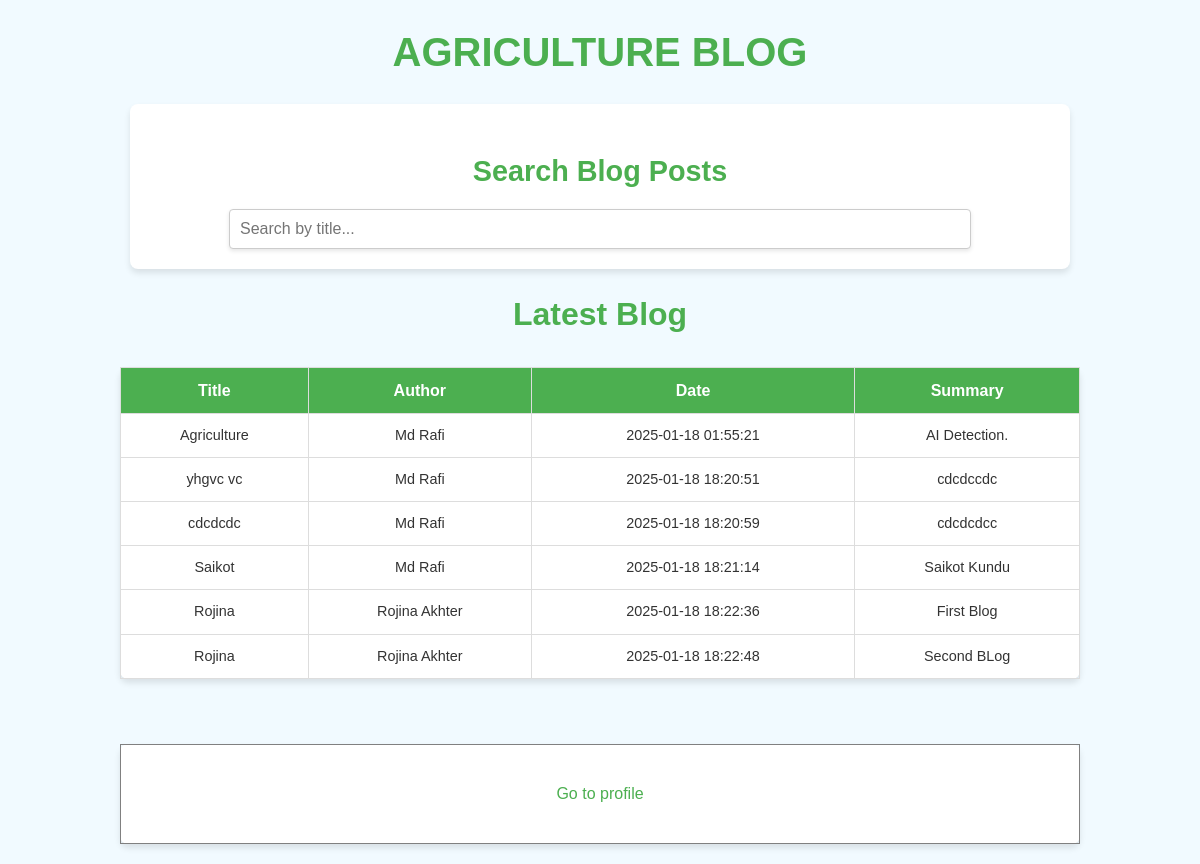
The app's page /view/viewBlog.php?id=1 (signed in) with its own data.
### tables this page shows
CREATE TABLE `blogs` (
  `id` int(11) NOT NULL,
  `author_id` int(11) NOT NULL,
  `title` varchar(255) NOT NULL,
  `content` text NOT NULL,
  `summary` varchar(500) DEFAULT NULL,
  `created_at` datetime DEFAULT current_timestamp(),
  `updated_at` datetime DEFAULT NULL ON UPDATE current_timestamp()
);

CREATE TABLE `user` (
  `id` int(11) NOT NULL,
  `username` varchar(255) NOT NULL,
  `email` varchar(255) NOT NULL,
  `phone` varchar(15) NOT NULL,
  `gender` enum('MALE','FEMALE','OTHERS') NOT NULL,
  `dob` date NOT NULL,
  `image` text DEFAULT NULL,
  `password` varchar(255) NOT NULL,
  `utype` enum('Admin','Advisor','Farmer') NOT NULL,
  `created_at` timestamp NOT NULL DEFAULT current_timestamp(),
  `updated_at` timestamp NOT NULL DEFAULT current_timestamp() ON UPDATE current_timestamp()
);

### model/userModel.php (called while the page is built, shortened)
<?php
    function getConnection(){
        $con = mysqli_connect('127.0.0.1', 'root', '', 'agripro');
        return $con;
    }
    function getAllBlog() {
        $con = getConnection();
        $sql = "
            SELECT
                b.id,
                b.title,
                b.content,
                b.summary,
                b.created_at,
                b.updated_at,
                u.username AS author_name
            FROM blogs b
            JOIN user u ON b.author_id = u.id
        ";
        $result = mysqli_query($con, $sql);
        $blogs = [];
        while ($row = mysqli_fetch_assoc($result)) {
            $blogs[] = $row;
        }
        return $blogs;
    }
?>

### view/viewBlog.php (the view, shortened to what this page needs)
<?php
    require_once('../model/userModel.php');
    $blogs = getAllBlog();
    if (isset($_GET['search'])) {
        $query = trim($_GET['search']);
        if ($query !== '') {
            $users = searchBlog($query);
        } else {
            $users = getAllBlog();
        }
    } else {
        $users = getAllBlog();
    }
?>
<!DOCTYPE html>
<html lang="en">
<head>
    <link rel="stylesheet" href="../asset/CSS/viewBlog.css">
</head>
<body>
    <h1 id="main-title" align="center">Agriculture Blog</h1>
    <main id="main-content">
        <div id="search-section">
            <h2 id="search-title" align="center">Search Blog Posts</h2>
            <form id="search-form" method="post" action="../controller/checkviewBlog.php" enctype="" align="center">
                <input id="search-bar" type="text" placeholder="Search by title..." onkeyup="searchBlog()" />
            </form>
        </div>
        <div id="home-section">
            <h2 id="latest-blog-title" align="center">Latest Blog</h2>
            <table id="blog-table" border="1" align="center" width="400" height="100" cellpadding="5" cellspacing="0">
                <tr id="blog-table-header">
                    <th id="column-title">Title</th>
                    <th id="column-author">Author</th>
                    <th id="column-date">Date</th>
                    <th id="column-summary">Summary</th>
                </tr>
                <?php foreach ($blogs as $blog): ?>
                <tr id="dynamic-blog-entry">
                    <td id="blog-title-dynamic"><?= htmlspecialchars($blog['title']) ?></td>
                    <td id="blog-author-dynamic"><?= htmlspecialchars($blog['author_name']) ?></td>
                    <td id="blog-date-dynamic"><?= htmlspecialchars($blog['created_at']) ?></td>
                    <td id="blog-summary-dynamic"><?= htmlspecialchars($blog['summary']) ?></td>
                </tr>
                <?php endforeach; ?>
            </table><br>
            <table id="write-blog-table" border="1" align="center" width="400" height="100" cellpadding="5" cellspacing="0">
                <tr>
                    <td colspan="4" align="center">
                        <a href="viewProfile.php" align="center" >Go to profile</a>
                    </td>
                </tr>
            </table>
        </div>
    </main>
</body>
</html>

### asset/CSS/viewBlog.css (style rules this page uses)
body { font-family: Arial, sans-serif; background-color: #f1faff; color: #333; margin: 0; padding: 0; line-height: 1.6; }
#main-title { font-size: 2.5em; font-weight: bold; text-transform: uppercase; color: #4CAF50; margin: 20px 0; text-align: center; }
#search-section { margin: 20px auto; text-align: center; padding: 20px; background-color: #ffffff; border-radius: 8px; box-shadow: 0 4px 6px rgba(0, 0, 0, 0.1); width: 80%; max-width: 900px; }
#search-title { font-size: 1.8em; font-weight: bold; color: #4CAF50; margin-bottom: 15px; }
#search-bar { width: 80%; padding: 10px; border: 1px solid #ccc; border-radius: 4px; font-size: 1em; box-shadow: 0 2px 4px rgba(0, 0, 0, 0.1); }
#blog-table, #write-blog-table { margin: 20px auto; width: 80%; border-collapse: collapse; background-color: #ffffff; border-radius: 8px; box-shadow: 0 4px 6px rgba(0, 0, 0, 0.1); }
#blog-table-header th, #create-blog-title { background-color: #4CAF50; color: white; padding: 15px; font-size: 1.2em; text-align: center; font-weight: bold; }
#blog-table th, #blog-table td { padding: 10px; text-align: center; border: 1px solid #ddd; font-size: 1em; }
#dynamic-blog-entry td { font-size: 0.9em; }
a { color: #4CAF50; text-decoration: none; font-size: 1em; }
#latest-blog-title { font-size: 2em; font-weight: bold; text-align: center; color: #4CAF50; margin-top: 20px; }

### records on screen
blogs: title "Agriculture", author.username "Md Rafi", created_at "2025-01-18 01:55:21", summary "AI Detection."
blogs: title "yhgvc vc", author.username "Md Rafi", created_at "2025-01-18 18:20:51", summary "cdcdccdc"
blogs: title "cdcdcdc", author.username "Md Rafi", created_at "2025-01-18 18:20:59", summary "cdcdcdcc"
blogs: title "Saikot", author.username "Md Rafi", created_at "2025-01-18 18:21:14", summary "Saikot Kundu"
blogs: title "Rojina", author.username "Rojina Akhter", created_at "2025-01-18 18:22:36", summary "First Blog"
blogs: title "Rojina", author.username "Rojina Akhter", created_at "2025-01-18 18:22:48", summary "Second BLog"
